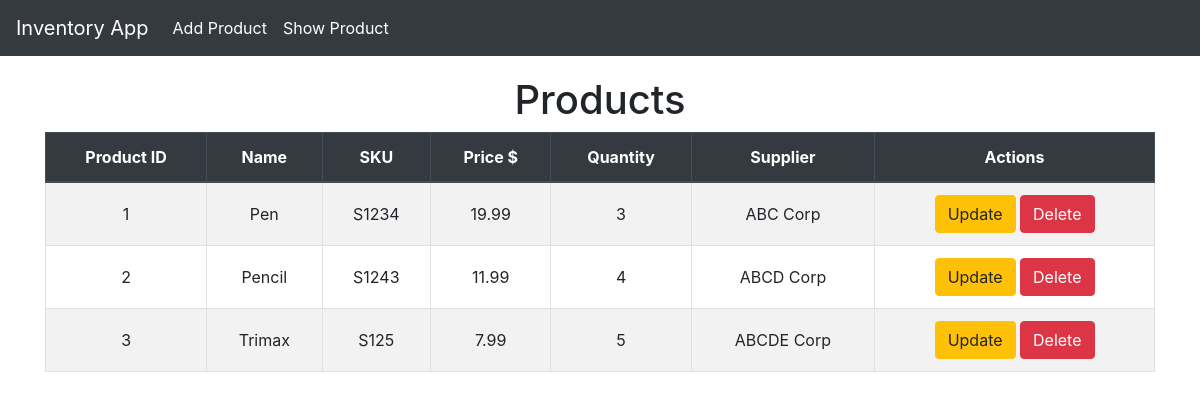
Page /list/ on the committed database.
### invApp/models.py (models this page shows, shortened)
class Product(models.Model):
    product_id = models.AutoField(primary_key=True)
    name = models.CharField(max_length=100)
    sku = models.CharField(max_length=50, unique=True) #stock keeping unit
    price = models.FloatField()
    quantity = models.IntegerField()
    supplier = models.CharField(max_length=100)

### invApp/views.py (the view)
# urls.py: path('list/', views.product_list_view, name='product_list'),
def product_list_view(request):
    products = Product.objects.all()
    return render(request, 'invApp/product_list.html', {'products':products})

### invApp/templates/invApp/product_list.html (shortened to what this page needs)
{% extends "invApp/layout.html" %}
{% block content %}
<h1 class="text-center">Products</h1>
<table class="table table-bordered table-striped text-center">
    <thead class="thead-dark">
        <tr>
            <th>Product ID</th>
            <th>Name</th>
            <th>SKU</th>
            <th>Price $</th>
            <th>Quantity</th>
            <th>Supplier</th>
            <th>Actions</th>
        </tr>
    </thead>
    <tbody>
        {% for product in products %}
            <tr>
                <td>{{ product.product_id }}</td>
                <td>{{ product.name }}</td>
                <td>{{ product.sku }}</td>
                <td>{{ product.price }}</td>
                <td>{{ product.quantity }}</td>
                <td>{{ product.supplier }}</td>
                <td>
                    <a href="{% url 'product_update' product.product_id %}" class="btn btn-warning">
                        Update
                    </a>
                    <a href="{% url 'product_delete' product.product_id %}" class="btn btn-danger">
                        Delete
                    </a>
                </td>
            </tr>
        {% endfor %}
    </tbody>
</table>
{% endblock %}

### invApp/templates/invApp/layout.html (shortened to what this page needs)
<!DOCTYPE html>
<html lang="en">
<head>
    <link href="
https://cdn.jsdelivr.net/npm/bootstrap@4.5.2/dist/css/bootstrap.min.css
" rel="stylesheet">
</head>
<body>
    <nav class="navbar navbar-expand-lg navbar-dark fixed-top">
        <a href="{% url 'home' %}" class="navbar-brand">
            Inventory App
        </a>
        <div class="collapse navbar-collapse" id="navbarNav">
            <ul class="navbar-nav">
                <li class="nav-item">
                    <a href="{% url 'product_create' %}" class="nav-link">
                        Add Product
                    </a>
                </li>
                <li class="nav-item">
                    <a href="{% url 'product_list' %}" class="nav-link">
                        Show Product
                    </a>
                </li>
            </ul>
        </div>
    </nav>
    <div class="container">
        {% block content %}
        {% endblock %}
    </div>
</body>
</html>

### invApp/templates/invApp/layout.html (style rules this page uses)
body { padding-top: 56px; }
.navbar { background-color: #343a40; }
.navbar-brand, .nav-link { color: #fff !important; }
.container { margin-top: 20px; }
table th, .table td { vertical-align: middle; }

### rows in the picture
Product: product_id "1", name "Pen", sku "S1234", price "19.99", quantity "3", supplier "ABC Corp"
Product: product_id "2", name "Pencil", sku "S1243", price "11.99", quantity "4", supplier "ABCD Corp"
Product: product_id "3", name "Trimax", sku "S125", price "7.99", quantity "5", supplier "ABCDE Corp"
